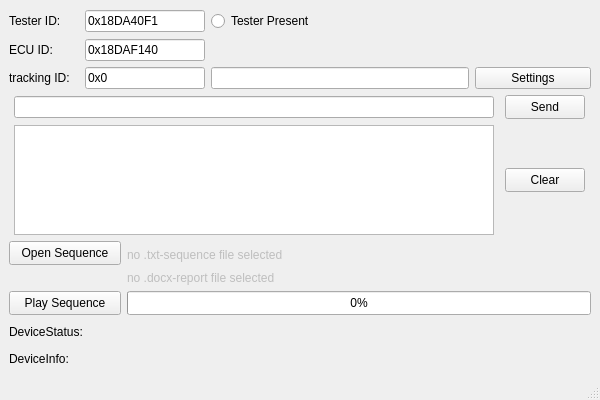
<?xml version="1.0" encoding="UTF-8"?>
<ui version="4.0">
 <class>MainWindow</class>
 <widget class="QMainWindow" name="MainWindow">
  <property name="geometry">
   <rect>
    <x>0</x>
    <y>0</y>
    <width>600</width>
    <height>400</height>
   </rect>
  </property>
  <property name="sizePolicy">
   <sizepolicy hsizetype="Maximum" vsizetype="Maximum">
    <horstretch>0</horstretch>
    <verstretch>0</verstretch>
   </sizepolicy>
  </property>
  <property name="minimumSize">
   <size>
    <width>600</width>
    <height>400</height>
   </size>
  </property>
  <property name="mouseTracking">
   <bool>true</bool>
  </property>
  <property name="windowTitle">
   <string>CAN_Test</string>
  </property>
  <property name="windowIcon">
   <iconset>
    <normaloff>release/Wave.ico</normaloff>release/Wave.ico</iconset>
  </property>
  <widget class="QWidget" name="centralwidget">
   <layout class="QGridLayout" name="gridLayout">
    <item row="2" column="0">
     <layout class="QGridLayout" name="gridLayout_2">
      <item row="0" column="0">
       <widget class="QLabel" name="label">
        <property name="sizePolicy">
         <sizepolicy hsizetype="Maximum" vsizetype="Maximum">
          <horstretch>60</horstretch>
          <verstretch>22</verstretch>
         </sizepolicy>
        </property>
        <property name="autoFillBackground">
         <bool>false</bool>
        </property>
        <property name="text">
         <string>&lt;html&gt;&lt;head/&gt;&lt;body&gt;&lt;p&gt;Tester ID:&lt;/p&gt;&lt;/body&gt;&lt;/html&gt;</string>
        </property>
       </widget>
      </item>
      <item row="1" column="1">
       <widget class="QLineEdit" name="lineEdit_ECU_ID">
        <property name="sizePolicy">
         <sizepolicy hsizetype="Minimum" vsizetype="Minimum">
          <horstretch>0</horstretch>
          <verstretch>0</verstretch>
         </sizepolicy>
        </property>
        <property name="minimumSize">
         <size>
          <width>120</width>
          <height>22</height>
         </size>
        </property>
        <property name="text">
         <string>0x18DAF140</string>
        </property>
       </widget>
      </item>
      <item row="2" column="2">
       <widget class="QLineEdit" name="lineEdit_Tracking_Data">
        <property name="sizePolicy">
         <sizepolicy hsizetype="Maximum" vsizetype="Fixed">
          <horstretch>0</horstretch>
          <verstretch>0</verstretch>
         </sizepolicy>
        </property>
        <property name="minimumSize">
         <size>
          <width>258</width>
          <height>0</height>
         </size>
        </property>
        <property name="readOnly">
         <bool>true</bool>
        </property>
       </widget>
      </item>
      <item row="1" column="0">
       <widget class="QLabel" name="label_2">
        <property name="enabled">
         <bool>true</bool>
        </property>
        <property name="sizePolicy">
         <sizepolicy hsizetype="Maximum" vsizetype="Maximum">
          <horstretch>0</horstretch>
          <verstretch>0</verstretch>
         </sizepolicy>
        </property>
        <property name="minimumSize">
         <size>
          <width>48</width>
          <height>22</height>
         </size>
        </property>
        <property name="layoutDirection">
         <enum>Qt::LeftToRight</enum>
        </property>
        <property name="text">
         <string>&lt;html&gt;&lt;head/&gt;&lt;body&gt;&lt;p&gt;ECU ID:&lt;/p&gt;&lt;/body&gt;&lt;/html&gt;</string>
        </property>
       </widget>
      </item>
      <item row="0" column="2">
       <widget class="QRadioButton" name="radioButton_testerPresent">
        <property name="minimumSize">
         <size>
          <width>140</width>
          <height>24</height>
         </size>
        </property>
        <property name="text">
         <string>Tester Present</string>
        </property>
       </widget>
      </item>
      <item row="2" column="0">
       <widget class="QLabel" name="label_4">
        <property name="enabled">
         <bool>true</bool>
        </property>
        <property name="sizePolicy">
         <sizepolicy hsizetype="Maximum" vsizetype="Maximum">
          <horstretch>0</horstretch>
          <verstretch>0</verstretch>
         </sizepolicy>
        </property>
        <property name="minimumSize">
         <size>
          <width>70</width>
          <height>22</height>
         </size>
        </property>
        <property name="layoutDirection">
         <enum>Qt::LeftToRight</enum>
        </property>
        <property name="text">
         <string>&lt;html&gt;&lt;head/&gt;&lt;body&gt;&lt;p&gt;tracking ID:&lt;/p&gt;&lt;/body&gt;&lt;/html&gt;</string>
        </property>
       </widget>
      </item>
      <item row="2" column="1">
       <widget class="QLineEdit" name="lineEdit_Tracking_ID">
        <property name="sizePolicy">
         <sizepolicy hsizetype="Maximum" vsizetype="Fixed">
          <horstretch>0</horstretch>
          <verstretch>0</verstretch>
         </sizepolicy>
        </property>
        <property name="minimumSize">
         <size>
          <width>120</width>
          <height>22</height>
         </size>
        </property>
        <property name="inputMask">
         <string comment="zz"/>
        </property>
        <property name="text">
         <string>0x0</string>
        </property>
       </widget>
      </item>
      <item row="0" column="1">
       <widget class="QLineEdit" name="lineEdit_Tester_ID">
        <property name="enabled">
         <bool>true</bool>
        </property>
        <property name="sizePolicy">
         <sizepolicy hsizetype="Fixed" vsizetype="Fixed">
          <horstretch>0</horstretch>
          <verstretch>0</verstretch>
         </sizepolicy>
        </property>
        <property name="minimumSize">
         <size>
          <width>120</width>
          <height>22</height>
         </size>
        </property>
        <property name="text">
         <string>0x18DA40F1</string>
        </property>
       </widget>
      </item>
      <item row="2" column="3">
       <widget class="QPushButton" name="pushButton_Settings">
        <property name="text">
         <string>Settings</string>
        </property>
       </widget>
      </item>
     </layout>
    </item>
    <item row="9" column="0">
     <layout class="QHBoxLayout" name="horizontalLayout">
      <item>
       <widget class="QLabel" name="label_7">
        <property name="text">
         <string>DeviceStatus:</string>
        </property>
       </widget>
      </item>
     </layout>
    </item>
    <item row="3" column="0">
     <layout class="QGridLayout" name="gridLayout_3">
      <item row="0" column="0">
       <widget class="QLineEdit" name="lineEdit_Send_Data">
        <property name="enabled">
         <bool>true</bool>
        </property>
        <property name="sizePolicy">
         <sizepolicy hsizetype="Maximum" vsizetype="Maximum">
          <horstretch>0</horstretch>
          <verstretch>0</verstretch>
         </sizepolicy>
        </property>
        <property name="minimumSize">
         <size>
          <width>480</width>
          <height>20</height>
         </size>
        </property>
       </widget>
      </item>
      <item row="1" column="0">
       <widget class="QPlainTextEdit" name="plainTextEdit_TesterECU_Excahge">
        <property name="sizePolicy">
         <sizepolicy hsizetype="Maximum" vsizetype="Maximum">
          <horstretch>0</horstretch>
          <verstretch>0</verstretch>
         </sizepolicy>
        </property>
        <property name="minimumSize">
         <size>
          <width>480</width>
          <height>20</height>
         </size>
        </property>
        <property name="maximumSize">
         <size>
          <width>480</width>
          <height>110</height>
         </size>
        </property>
        <property name="baseSize">
         <size>
          <width>400</width>
          <height>50</height>
         </size>
        </property>
        <property name="readOnly">
         <bool>true</bool>
        </property>
       </widget>
      </item>
      <item row="0" column="1">
       <widget class="QPushButton" name="pushButton_Send">
        <property name="sizePolicy">
         <sizepolicy hsizetype="Maximum" vsizetype="Minimum">
          <horstretch>0</horstretch>
          <verstretch>0</verstretch>
         </sizepolicy>
        </property>
        <property name="minimumSize">
         <size>
          <width>80</width>
          <height>24</height>
         </size>
        </property>
        <property name="text">
         <string>Send</string>
        </property>
       </widget>
      </item>
      <item row="1" column="1">
       <widget class="QPushButton" name="pushButton_Clear">
        <property name="sizePolicy">
         <sizepolicy hsizetype="Minimum" vsizetype="Maximum">
          <horstretch>0</horstretch>
          <verstretch>0</verstretch>
         </sizepolicy>
        </property>
        <property name="minimumSize">
         <size>
          <width>80</width>
          <height>24</height>
         </size>
        </property>
        <property name="text">
         <string>Clear</string>
        </property>
       </widget>
      </item>
     </layout>
    </item>
    <item row="8" column="0">
     <layout class="QGridLayout" name="gridLayout_1">
      <item row="0" column="0">
       <widget class="QPushButton" name="pushButton_Open_Sequence">
        <property name="sizePolicy">
         <sizepolicy hsizetype="Maximum" vsizetype="Fixed">
          <horstretch>0</horstretch>
          <verstretch>0</verstretch>
         </sizepolicy>
        </property>
        <property name="minimumSize">
         <size>
          <width>112</width>
          <height>24</height>
         </size>
        </property>
        <property name="maximumSize">
         <size>
          <width>112</width>
          <height>24</height>
         </size>
        </property>
        <property name="baseSize">
         <size>
          <width>117</width>
          <height>20</height>
         </size>
        </property>
        <property name="layoutDirection">
         <enum>Qt::RightToLeft</enum>
        </property>
        <property name="text">
         <string>Open Sequence</string>
        </property>
       </widget>
      </item>
      <item row="0" column="1">
       <widget class="QLabel" name="label_3">
        <property name="enabled">
         <bool>false</bool>
        </property>
        <property name="sizePolicy">
         <sizepolicy hsizetype="Ignored" vsizetype="Ignored">
          <horstretch>0</horstretch>
          <verstretch>0</verstretch>
         </sizepolicy>
        </property>
        <property name="minimumSize">
         <size>
          <width>260</width>
          <height>24</height>
         </size>
        </property>
        <property name="maximumSize">
         <size>
          <width>100</width>
          <height>20</height>
         </size>
        </property>
        <property name="text">
         <string>no .txt-sequence file selected</string>
        </property>
       </widget>
      </item>
      <item row="2" column="1">
       <widget class="QProgressBar" name="progressBar">
        <property name="minimumSize">
         <size>
          <width>260</width>
          <height>24</height>
         </size>
        </property>
        <property name="value">
         <number>0</number>
        </property>
       </widget>
      </item>
      <item row="2" column="0">
       <widget class="QPushButton" name="pushButton_Play_Sequence">
        <property name="sizePolicy">
         <sizepolicy hsizetype="Maximum" vsizetype="Fixed">
          <horstretch>0</horstretch>
          <verstretch>0</verstretch>
         </sizepolicy>
        </property>
        <property name="minimumSize">
         <size>
          <width>112</width>
          <height>24</height>
         </size>
        </property>
        <property name="layoutDirection">
         <enum>Qt::RightToLeft</enum>
        </property>
        <property name="text">
         <string>Play Sequence</string>
        </property>
       </widget>
      </item>
      <item row="1" column="1">
       <widget class="QLabel" name="label_6">
        <property name="enabled">
         <bool>false</bool>
        </property>
        <property name="text">
         <string>no .docx-report file selected</string>
        </property>
       </widget>
      </item>
     </layout>
    </item>
    <item row="10" column="0">
     <layout class="QVBoxLayout" name="verticalLayout">
      <item>
       <widget class="QLabel" name="label_5">
        <property name="text">
         <string>DeviceInfo:</string>
        </property>
       </widget>
      </item>
     </layout>
    </item>
   </layout>
  </widget>
  <widget class="QMenuBar" name="menubar">
   <property name="geometry">
    <rect>
     <x>0</x>
     <y>0</y>
     <width>600</width>
     <height>21</height>
    </rect>
   </property>
  </widget>
  <widget class="QStatusBar" name="statusbar"/>
 </widget>
 <resources/>
 <connections/>
</ui>
